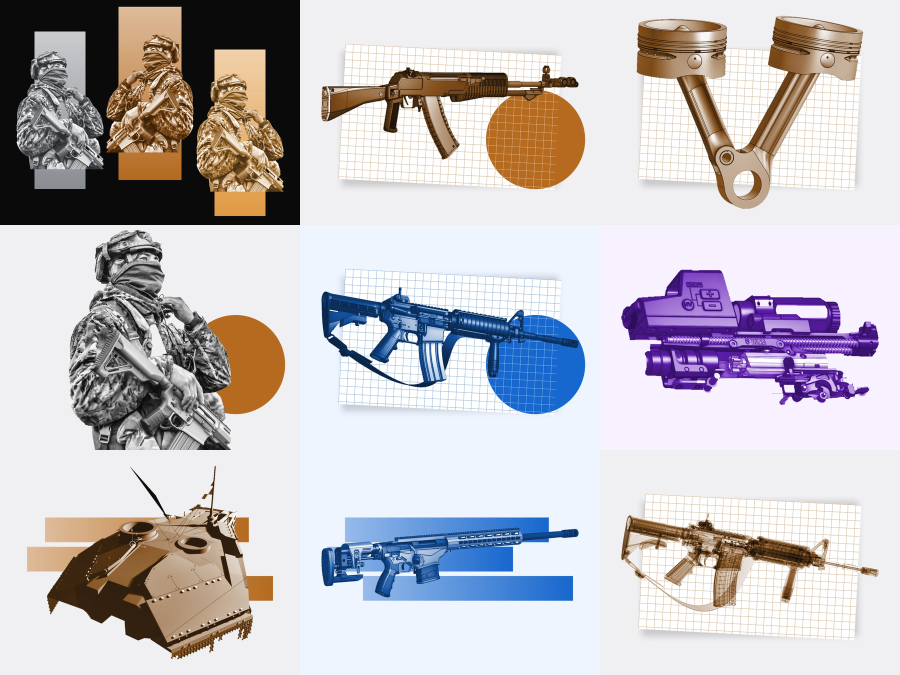
#> input picture assets/image-examples/overview.png, 1800 x 1350 px (shown at 1/2 size)
$ python ground.py ../assets/image-examples/overview.png out.png
#> lines starting #> are read from the running program, lines starting #| are printed output that depends on the picture; after the words box and inside, x2 and y2 are one past the last pixel; in counts of white or black regions, pixels touching at a corner belong together
#!/usr/bin/env python3
"""Put a render that sits on white onto the page's own ground colour.

    python ground.py in.png out.webp --ground f5f5f3 [--width 1600] [--pad 0.05] [--edge 0.012]

CAD screenshots and product renders usually come on a white or near-white
background. Placed on an off-white page they show a faint box. This lifts the
near-white to pure white, trims the empty margin around the subject, multiplies
the picture onto the ground colour and saves it lossless, since lossy WebP or
JPEG shifts a flat background by a shade and the box comes back.
Needs Pillow.
"""
import argparse
import os

from PIL import Image, ImageChops


def main():
    ap = argparse.ArgumentParser()
    ap.add_argument("src")
    ap.add_argument("out")
    ap.add_argument("--ground", default="f5f5f3", help="page colour as hex, no #")
    ap.add_argument("--width", type=int, default=1600, help="largest width to keep")
    ap.add_argument("--pad", type=float, default=0.05, help="space kept around the subject")
    ap.add_argument("--edge", type=float, default=0.012, help="share cut off each edge first, for stray lines")
    ap.add_argument("--white", type=int, default=236, help="anything this light or lighter becomes white")
    a = ap.parse_args()

    ground = tuple(int(a.ground.lstrip("#")[i:i + 2], 16) for i in (0, 2, 4))
    im = Image.open(a.src).convert("RGB")
#> im is the input picture: PIL image 1800x1350 RGB; mean R, G, B 195.1, 190.6, 194.8
    w, h = im.size
#> w = 1800; h = 1350
    e = int(min(w, h) * a.edge)
#> e = 16
    im = im.crop((e, e, w - e, h - e))
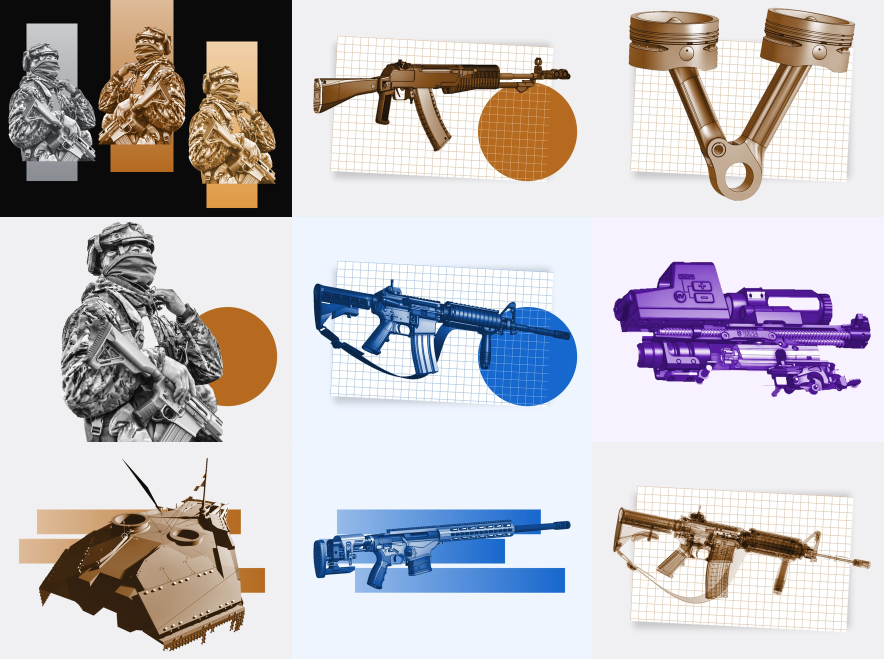
#> im: PIL image 1768x1318 RGB (shown at 1/2 size); mean R, G, B 194.7, 190.1, 194.3
    im = im.point(lambda v: min(255, round(v * 255 / a.white)))

    mask = ImageChops.difference(im, Image.new("RGB", im.size, (255, 255, 255))).convert("L").point(lambda v: 255 if v > 12 else 0)
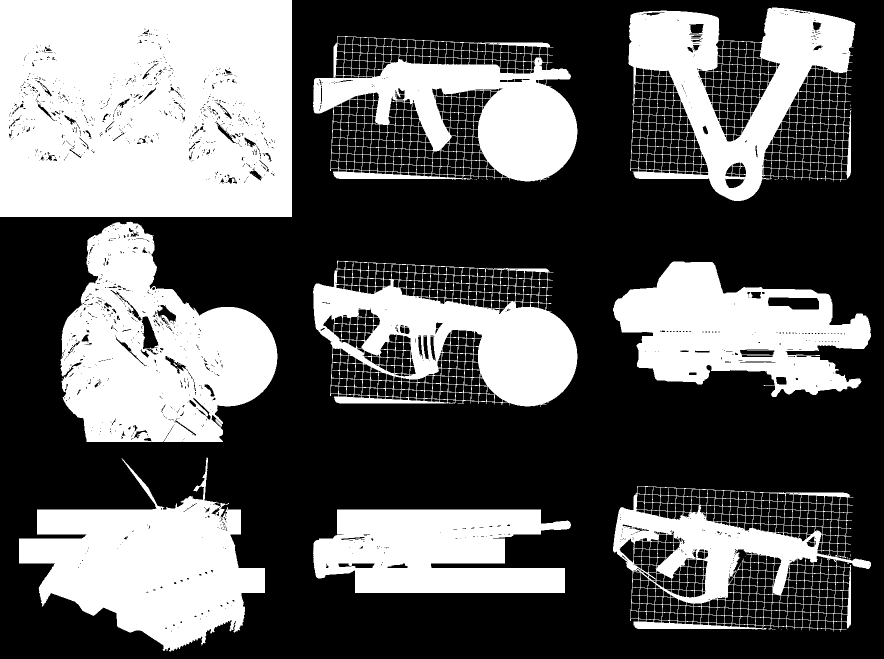
#> mask: PIL image 1768x1318 L (shown at 1/2 size); 37.9% white; 65 white regions (55 under 20 px), largest, box (x1, y1, x2, y2) and area: (0, 0, 584, 434) 247948, (121, 443, 555, 884) 116139, (38, 915, 530, 1303) 97515
    box = mask.getbbox()
#> box = (0, 0, 1742, 1303)
    if box:
        left, top, right, bottom = box
#> left = 0; top = 0; right = 1742; bottom = 1303
        p = int(max(right - left, bottom - top) * a.pad)
#> p = 87
        im = im.crop((max(0, left - p), max(0, top - p), min(im.width, right + p), min(im.height, bottom + p)))

    im = ImageChops.multiply(im, Image.new("RGB", im.size, ground))
    if im.width > a.width:
        im = im.resize((a.width, round(im.height * a.width / im.width)), Image.LANCZOS)
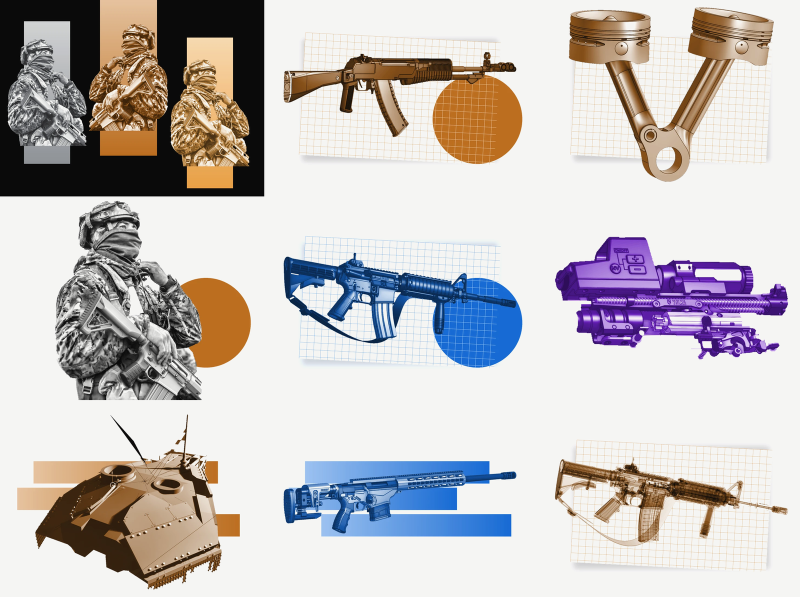
#> im: PIL image 1600x1193 RGB (shown at 1/2 size); mean R, G, B 197.6, 192.7, 192

    ext = os.path.splitext(a.out)[1].lower()
    if ext == ".webp":
        im.save(a.out, "WEBP", lossless=True, method=6)
    else:
        im.save(a.out)
    print(f"{a.out}: {im.width}x{im.height}, {os.path.getsize(a.out) // 1024} KB")
#| out.png: 1600x1193, 1311 KB


if __name__ == "__main__":
    main()
